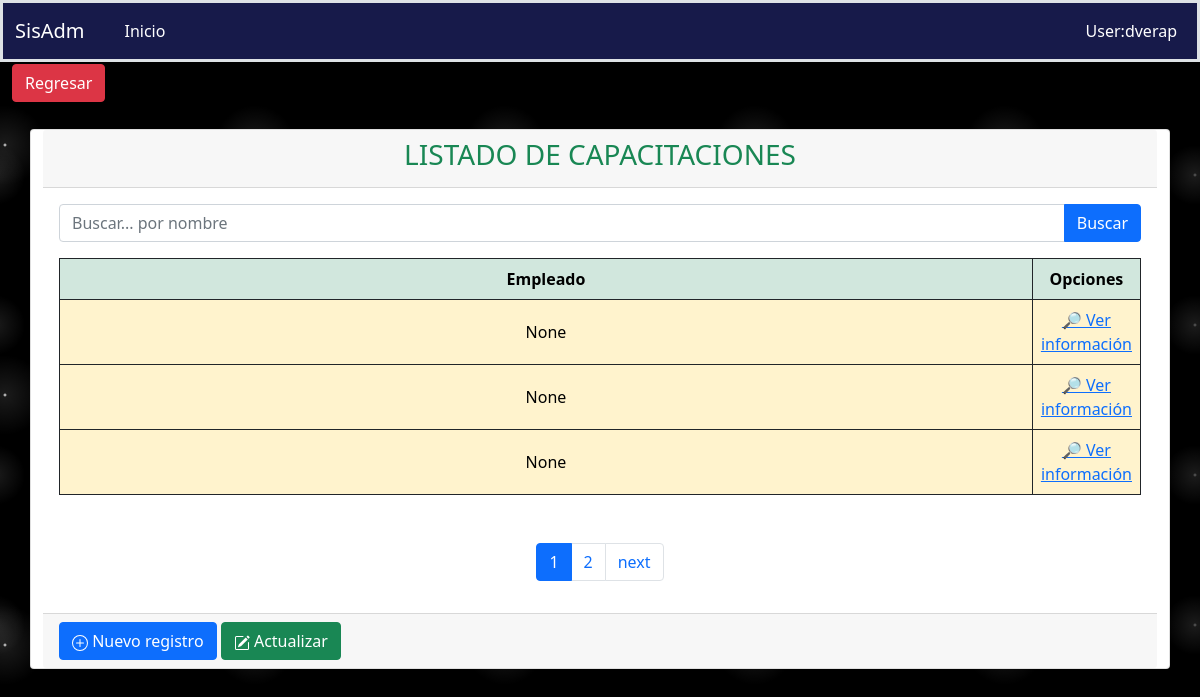
The app's page /fichaPersonal/capacitaciones, older data.
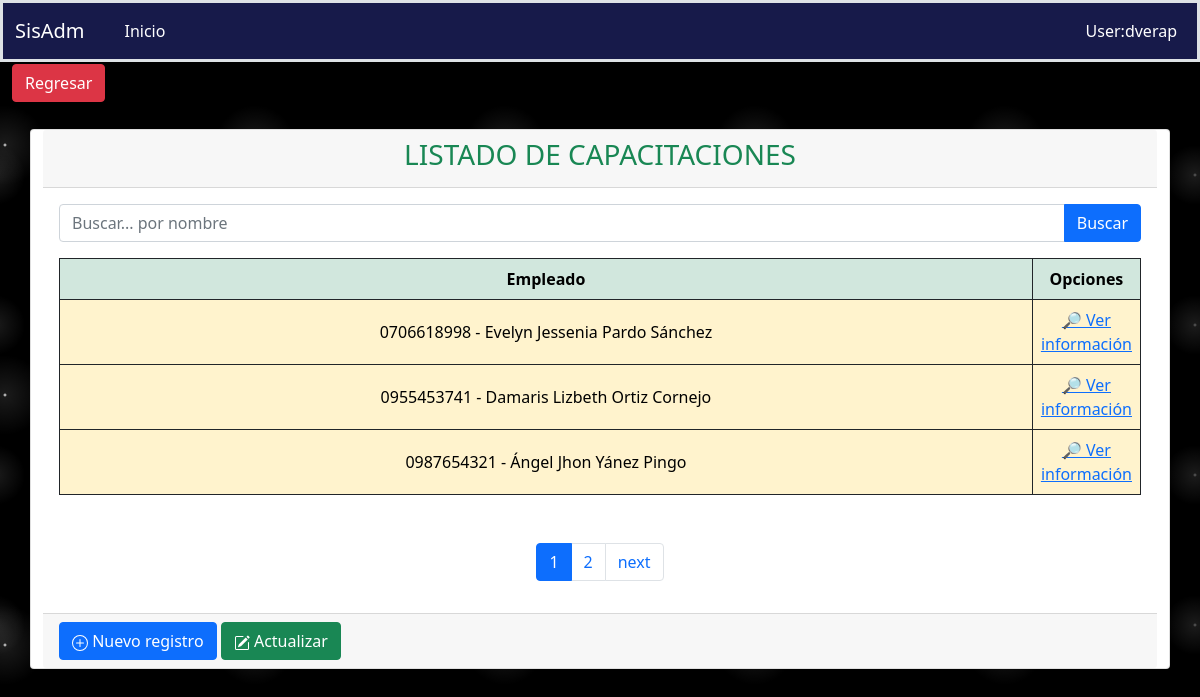
The same page, newer data.
### aplicaciones/ficha_personal/models.py (models this page shows, shortened)
class Capacitaciones(models.Model):
    empleado = models.ForeignKey(Empleado, on_delete=models.PROTECT, blank=True, null=True)
    certificado = models.FileField(upload_to='fichaPersonal/capacitaciones', blank=True, null=True)
    fecha_Inicio = models.DateField(blank=True, null=True, auto_now=False)
    fecha_Fin = models.DateField(blank=True, null=True, auto_now=False)
    duracion = models.CharField(max_length=10, blank=True, null=True)
    class Meta:
        verbose_name = "Capacitacion"
        verbose_name_plural = "Capacitaciones"
        ordering = ('id',)

class Empleado(Base):
    nombres = models.CharField(max_length=200)
    cedula = models.CharField(max_length=10, unique=True)
    fecha_nacimiento = models.DateField(blank=True, null=True, auto_now=False)
    genero = models.CharField(max_length=1, choices=GENERO, default=GENERO[0][0], blank=True, null=True)
    pais = models.ForeignKey(Pais, on_delete=models.PROTECT, blank=True, null=True)
    provincia = models.ForeignKey(Provincia, on_delete=models.PROTECT, blank=True, null=True)
    ciudad = models.ForeignKey(Ciudad, on_delete=models.PROTECT, blank=True, null=True)
    estado_civil = models.CharField(max_length=1, choices=ESTADO_CIVIL, default=ESTADO_CIVIL[0][0], blank=True,null=True)
    email = models.CharField(max_length=100, unique=True)
    direccion = models.TextField(blank=True, null=True, verbose_name='Dirección')
    telefonos = models.CharField(max_length=50, blank=True, null=True)
    fecha_IESS = models.DateField(blank=True, null=True, auto_now=False)
    tipo_Contrato = models.CharField(max_length=2, choices=TIPO_CONTRATO, default=TIPO_CONTRATO[0][0], blank=True,null=True)
    fecha_Ingreso = models.DateField(blank=True, null=True, auto_now=False)
    foto = models.ImageField(upload_to='fichaPersonal/empleados', blank=True, null=True)
    cargo = models.ForeignKey(Cargo, on_delete=models.PROTECT,blank=True, null=True)
    departamento = models.ForeignKey(Departamento, on_delete=models.PROTECT,blank=True, null=True)
    estado = models.BooleanField(default=True)
    def __str__(self):
        return "{} - {}".format(self.cedula, self.nombres)
    class Meta:
        verbose_name = "Empleado"
        verbose_name_plural = "Empleados"
        ordering = ('id',)

### aplicaciones/ficha_personal/views/Capacitaciones/views.py (the view)
# urls.py: path('capacitaciones', CapacitacionesListView.as_view(), name='capacitaciones'),
class CapacitacionesListView(ListView):
    template_name = "Capacitaciones/listCapacitaciones.html"
    context_object_name = 'capacitacion'
    model = Capacitaciones
    paginate_by = 3
    def get_queryset(self):
        query = self.request.GET.get("query")
        print(query)
        if query:
            return self.model.objects.filter(empleado__nombres=query)
        else:
            return self.model.objects.all()
    def get_context_data(self, **kwargs):
        context = super().get_context_data(**kwargs)
        context['url_anterior'] = '/fichaPersonal/fichaPersonal'
        context['listar_url']= '/fichaPersonal/capacitaciones'
        context['crear_url'] = '/fichaPersonal/crearCapacitaciones/'
        context['titulo'] = 'LISTADO DE CAPACITACIONES'
        context['query'] = self.request.GET.get("query") or ""
        return context

### aplicaciones/ficha_personal/templates/Capacitaciones/listCapacitaciones.html (shortened to what this page needs)
{% extends 'consulta.html' %}
{% load static %}
{% block search %}
    <form action="{% url 'ficha_Personal:capacitaciones' %}" method="GET">
      <div class="input-group mb-3">
        <input type="text" name="query" value="{{ query }}" class="form-control" placeholder="Buscar... por nombre" id="idInputSearch" aria-describedby="basic-addon2"/>
        <button type="submit" class="btn btn-primary mr-1" id="idSearchSp">Buscar</button>
      </div>
    </form>
{% endblock %}
{% block columns %}
    <thead>
        <tr class="align-middle table-success text-center table-bordered border-dark">
            <th scope="col" style="width: 25px;">Empleado</th>
            <th scope="col" style="width: 10%;">Opciones</th>
        </tr>
    </thead>
{% endblock %}
{% block rows %}
    {% for cap in capacitacion %}
        <tbody>
            <tr class="align-middle table-warning text-center table-bordered border-dark">
                <td>{{ cap.empleado }}</td>
                <td class="acciones">
                    <a href="{% url 'ficha_Personal:registroCapacitaciones' cap.empleado_id %}">🔎️ Ver información</a>
                </td>
            </tr>
        </tbody>
    {% endfor %}
{% endblock %}

Row changes from the older to the newer data that the page shows:
changed Capacitaciones: empleado "None" → "0706618998 - Evelyn Jessenia Pardo Sánchez"
changed Capacitaciones: empleado "None" → "0955453741 - Damaris Lizbeth Ortiz Cornejo"
changed Capacitaciones: empleado "None" → "0987654321 - Ángel Jhon Yánez Pingo"
